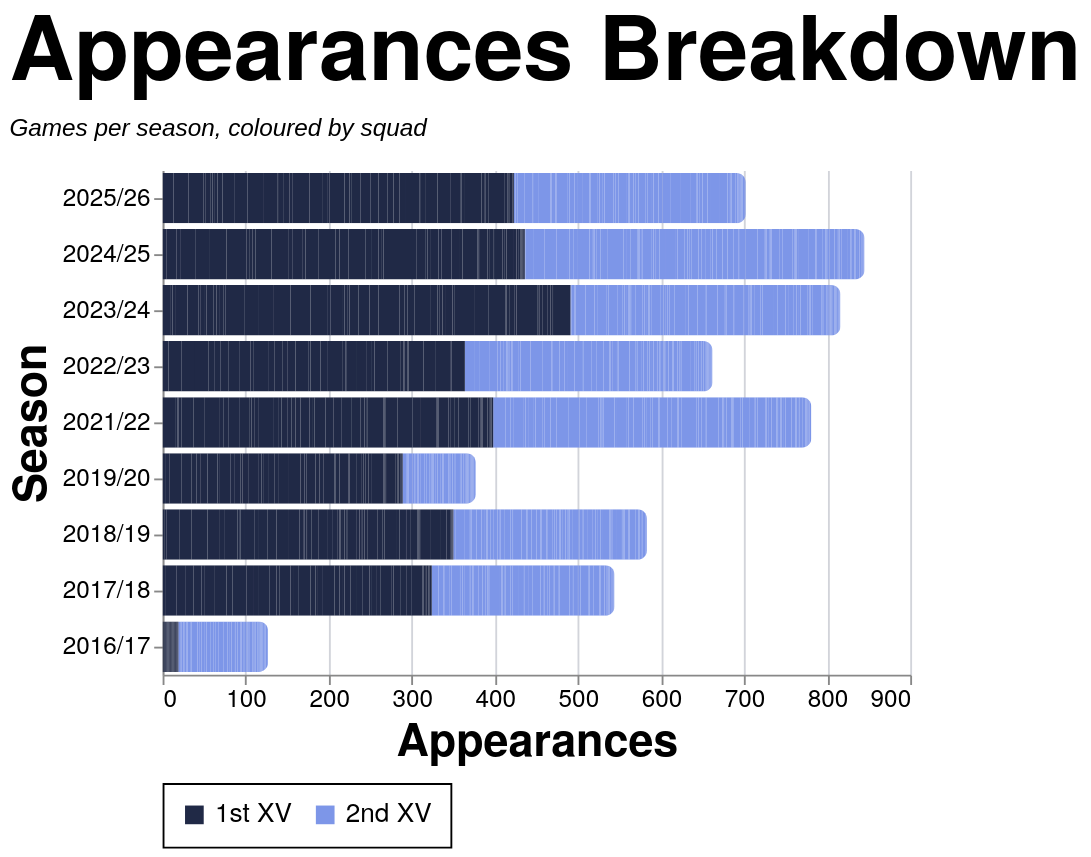

Express this chart as Vega-Lite.
### Vega-Lite specification from a JSON file in a GitHub repository (floating-point values rounded to 4 significant figures; data arrays with more than 128 entries replaced by an {"elided": "..."} marker saying what was removed)
{"config": {"axis": {"labelFont": "PT Sans Narrow, Helvetica Neue, Helvetica, Arial, sans-serif", "titleFont": "PT Sans Narrow, Helvetica Neue, Helvetica, Arial, sans-serif", "labelFontSize": 13, "titleFontSize": 24, "gridColor": "#202947", "gridOpacity": 0.2, "zindex": 1}, "text": {"font": "Lato, sans-serif"}, "bar": {"cornerRadiusEnd": 5}, "header": {"labelFont": "PT Sans Narrow, Helvetica Neue, Helvetica, Arial, sans-serif", "titleFont": "PT Sans Narrow, Helvetica Neue, Helvetica, Arial, sans-serif", "labelFontSize": 24, "titleFontSize": 28, "labelFontWeight": "bold", "orient": "left"}, "legend": {"labelFont": "PT Sans Narrow, Helvetica Neue, Helvetica, Arial, sans-serif", "titleFont": "PT Sans Narrow, Helvetica Neue, Helvetica, Arial, sans-serif", "labelFontSize": 14, "titleFontSize": 16, "titlePadding": 5, "fillColor": "white", "strokeColor": "black", "padding": 10, "titleFontWeight": "lighter", "titleFontStyle": "italic", "titleColor": "gray", "offset": 10}, "title": {"font": "PT Sans Narrow, Helvetica Neue, Helvetica, Arial, sans-serif", "fontSize": 48, "fontWeight": "bold", "anchor": "start", "align": "center", "titlePadding": 20, "subtitlePadding": 10, "subtitleFontSize": 13, "subtitleColor": "", "subtitleFontStyle": "italic", "offset": 15, "color": "black"}, "axisX": {"labelAngle": 0}, "facet": {"title": null, "header": null, "align": {"row": "each", "column": "each"}}, "resolve": {"scale": {"y": "independent", "facet": "independent"}}, "background": "transparent", "scale": {"offsetBandPaddingOuter": 0.2, "offsetBandPaddingInner": 0.1}, "view": {"stroke": null, "background": "transparent"}}, "data": {"name": "data-175bf922cd051a0dfc6f180d3af71de4"}, "mark": {"type": "bar"}, "encoding": {"color": {"field": "color_value", "legend": {"orient": "bottom", "title": null}, "scale": {"domain": ["1st XV", "2nd XV"], "range": ["#202946", "#7d96e8"]}, "sort": {"field": "sum(apps)", "op": "sum", "order": "descending"}, "type": "nominal"}, "tooltip": [{"field": "player", "title": "Player", "type": "nominal"}, {"field": "season", "title": "Season", "type": "nominal"}, {"field": "color_value", "title": "Group", "type": "nominal"}, {"aggregate": "sum", "field": "apps", "title": "Appearances", "type": "quantitative"}], "x": {"aggregate": "sum", "field": "apps", "title": "Appearances", "type": "quantitative"}, "y": {"field": "season", "sort": {"field": "season_sort", "op": "max", "order": "descending"}, "title": "Season", "type": "nominal"}}, "height": {"step": 30}, "title": {"text": "Appearances Breakdown", "subtitle": "Games per season, coloured by squad"}, "width": 400, "$schema": "https://vega.github.io/schema/vega-lite/v5.20.1.json", "datasets": {"data-175bf922cd051a0dfc6f180d3af71de4": {"elided": "2520 records"}}}
